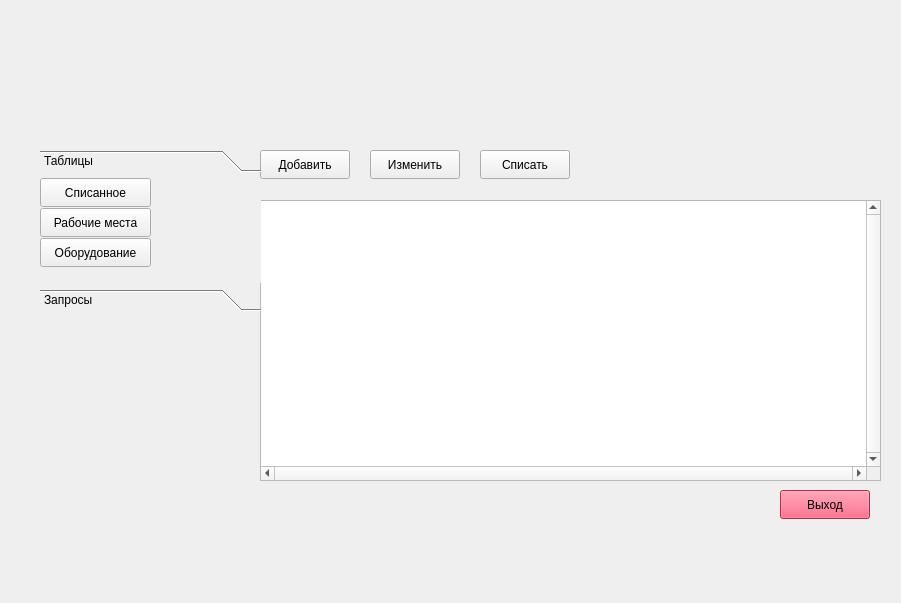
<?xml version="1.0" encoding="UTF-8"?>
<ui version="4.0">
 <class>Widget2</class>
 <widget class="QWidget" name="Widget2">
  <property name="geometry">
   <rect>
    <x>0</x>
    <y>0</y>
    <width>901</width>
    <height>603</height>
   </rect>
  </property>
  <property name="windowTitle">
   <string>Widget2</string>
  </property>
  <widget class="QTableWidget" name="tableWidget">
   <property name="geometry">
    <rect>
     <x>260</x>
     <y>200</y>
     <width>621</width>
     <height>281</height>
    </rect>
   </property>
   <property name="verticalScrollBarPolicy">
    <enum>Qt::ScrollBarPolicy::ScrollBarAlwaysOn</enum>
   </property>
   <property name="horizontalScrollBarPolicy">
    <enum>Qt::ScrollBarPolicy::ScrollBarAlwaysOn</enum>
   </property>
   <attribute name="horizontalHeaderDefaultSectionSize">
    <number>140</number>
   </attribute>
  </widget>
  <widget class="QPushButton" name="add">
   <property name="geometry">
    <rect>
     <x>260</x>
     <y>150</y>
     <width>90</width>
     <height>29</height>
    </rect>
   </property>
   <property name="text">
    <string>Добавить</string>
   </property>
  </widget>
  <widget class="QPushButton" name="izm">
   <property name="geometry">
    <rect>
     <x>370</x>
     <y>150</y>
     <width>90</width>
     <height>29</height>
    </rect>
   </property>
   <property name="text">
    <string>Изменить</string>
   </property>
  </widget>
  <widget class="QPushButton" name="spisat">
   <property name="geometry">
    <rect>
     <x>480</x>
     <y>150</y>
     <width>90</width>
     <height>29</height>
    </rect>
   </property>
   <property name="text">
    <string>Списать</string>
   </property>
  </widget>
  <widget class="QPushButton" name="exit">
   <property name="geometry">
    <rect>
     <x>780</x>
     <y>490</y>
     <width>90</width>
     <height>29</height>
    </rect>
   </property>
   <property name="styleSheet">
    <string notr="true">background-color: rgb(255, 56, 99);</string>
   </property>
   <property name="text">
    <string>Выход</string>
   </property>
  </widget>
  <widget class="QToolBox" name="toolBox">
   <property name="geometry">
    <rect>
     <x>40</x>
     <y>150</y>
     <width>221</width>
     <height>161</height>
    </rect>
   </property>
   <property name="currentIndex">
    <number>0</number>
   </property>
   <widget class="QWidget" name="widget">
    <property name="geometry">
     <rect>
      <x>0</x>
      <y>0</y>
      <width>221</width>
      <height>91</height>
     </rect>
    </property>
    <attribute name="label">
     <string>Таблицы</string>
    </attribute>
    <widget class="QPushButton" name="tabspis">
     <property name="geometry">
      <rect>
       <x>0</x>
       <y>0</y>
       <width>111</width>
       <height>29</height>
      </rect>
     </property>
     <property name="text">
      <string>Списанное</string>
     </property>
    </widget>
    <widget class="QPushButton" name="tabmesta">
     <property name="geometry">
      <rect>
       <x>0</x>
       <y>30</y>
       <width>111</width>
       <height>29</height>
      </rect>
     </property>
     <property name="text">
      <string>Рабочие места</string>
     </property>
    </widget>
    <widget class="QPushButton" name="tabob">
     <property name="geometry">
      <rect>
       <x>0</x>
       <y>60</y>
       <width>111</width>
       <height>29</height>
      </rect>
     </property>
     <property name="text">
      <string>Оборудование</string>
     </property>
    </widget>
   </widget>
   <widget class="QWidget" name="page_4">
    <property name="geometry">
     <rect>
      <x>0</x>
      <y>0</y>
      <width>221</width>
      <height>91</height>
     </rect>
    </property>
    <attribute name="label">
     <string>Запросы</string>
    </attribute>
    <widget class="QPushButton" name="zap2">
     <property name="geometry">
      <rect>
       <x>0</x>
       <y>0</y>
       <width>191</width>
       <height>29</height>
      </rect>
     </property>
     <property name="text">
      <string>Сотрудники &gt;3 устройств</string>
     </property>
    </widget>
    <widget class="QPushButton" name="zap3">
     <property name="geometry">
      <rect>
       <x>0</x>
       <y>30</y>
       <width>191</width>
       <height>29</height>
      </rect>
     </property>
     <property name="text">
      <string>Незакрепленное</string>
     </property>
    </widget>
   </widget>
  </widget>
 </widget>
 <resources/>
 <connections/>
</ui>
